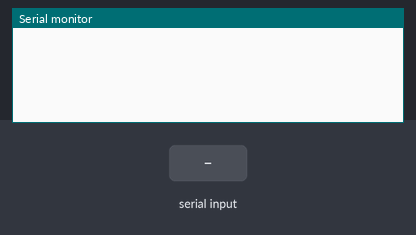
Simulated run of this sketch. Board: Arduino Mega 2560, built with avr-gcc and run on an emulated ATmega2560. Shown: the last lines printed to the serial monitor. The test bench sets the inputs (shaded band).

Above: at 1.2 s.
1.3 s: "Y" received over the second serial link
At 1.9 s:
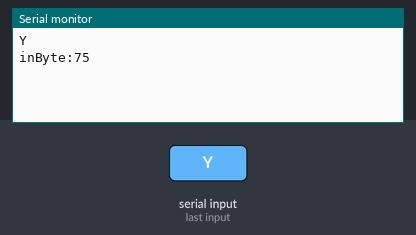
2.8 s: "K" received over the second serial link
At 4.0 s:
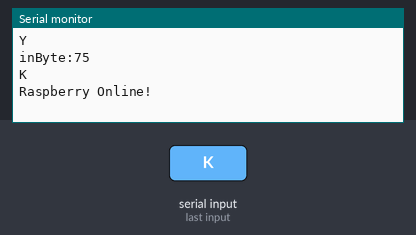
4.3 s: "1" received over the second serial link
At 5.4 s:
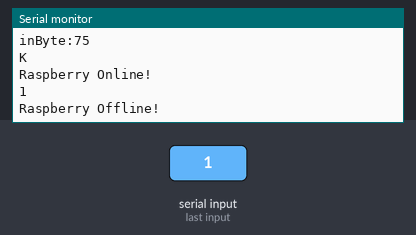

Measured:
- after the input at 1.3 s, the serial monitor: prints a new line at once (image 1)
- after the input at 2.8 s, the serial monitor: prints a new line at once (image 2)
- after the input at 4.3 s, the serial monitor: prints a new line at once (image 3)

The sketch:

serialTest.ino
```cpp
// Pi to Arduino Serial Communication Test

void setup() {
// initialize both serial ports:
	Serial.begin(9600);
	Serial3.begin(9600);
}
void loop() {
// read from port 3, send to port 0:
	if (Serial3.available()) {

		int inByte = Serial3.read();
		Serial.write(inByte);
    Serial.println();
    if(inByte=='Y'){
    inByte='K';
    Serial3.write(inByte);
    Serial.print("inByte:");
    Serial.println(inByte);
    }
   else
    {if (inByte=='K')
      {
      Serial.println("Raspberry Online!");
      }
     else
     {
      Serial.println("Raspberry Offline!");
      }
    }
   }
 if (Serial.available())
 {
   int inByte = Serial.read();
   Serial3.write(inByte);
  }
 }
// read from port 0, send to port 3:
```
